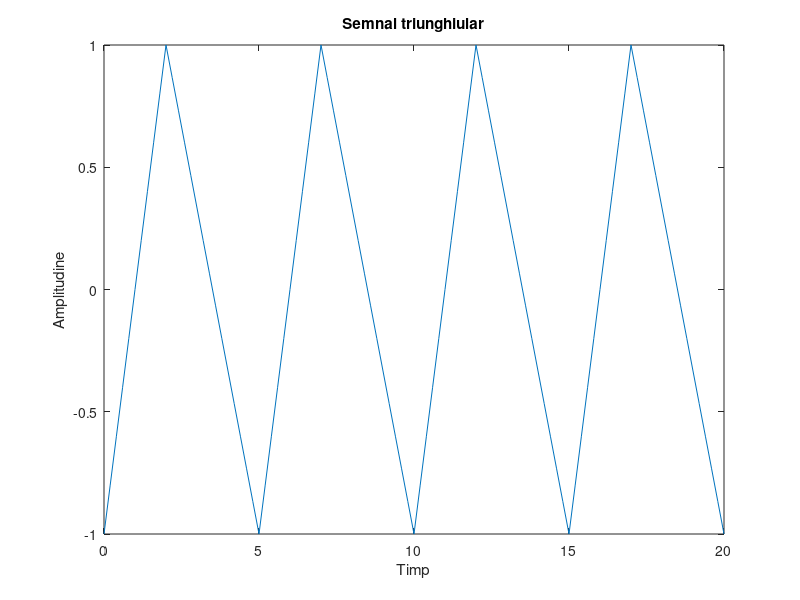

Recreate this plot in MATLAB.
t=0:0.2:20;  %Alegem reprezentarea pe 4 perioade a semnalului, cu rezolutia de 20 ms
s=sawtooth((2*pi*0.2*t),0.4);  %functia care realizeaza semnalul. Parametrul WIDTH=0.4 asigura panta de 1 V/s
plot(t, s);
title ('Semnal triunghiular');
xlabel('Timp');
ylabel('Amplitudine');
